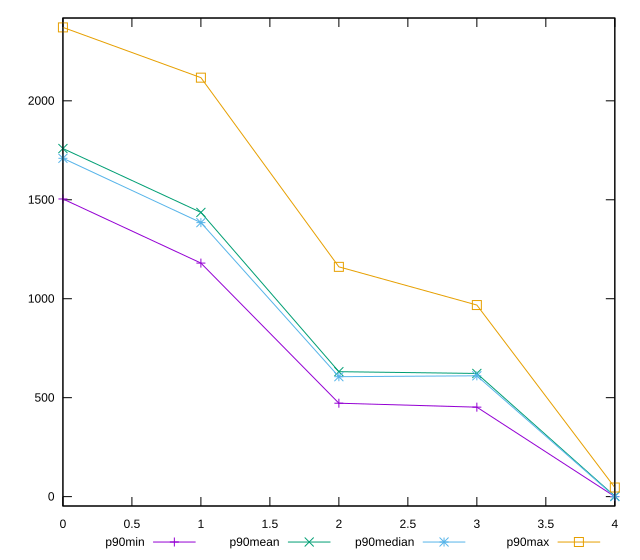

The gnuplot source for this figure:
reset

$p90Min <<EOF
0 1504
1 1180
2 472
3 452
4 0
EOF

$p90Mean <<EOF
0 1758.9148936170213
1 1436.0851063829787
2 631.3297872340426
3 622.3404255319149
4 2.0851063829787235
EOF

$p90Median <<EOF
0 1709.5
1 1384.5
2 606
3 610.5
4 0
EOF

$p90Max <<EOF
0 2371
1 2117
2 1161
3 968
4 46
EOF

set key outside below
set xrange [0:4]
set yrange [-47.42:2418.42]
set trange [-47.42:2418.42]
set terminal svg size 640, 560 enhanced background rgb 'white'
set output "report_00013_2021-02-09T12-04-24.940Z/render-blocking-resources/progression/value.svg"

plot $p90Min title "p90min" with linespoints, \
     $p90Mean title "p90mean" with linespoints, \
     $p90Median title "p90median" with linespoints, \
     $p90Max title "p90max" with linespoints

reset
